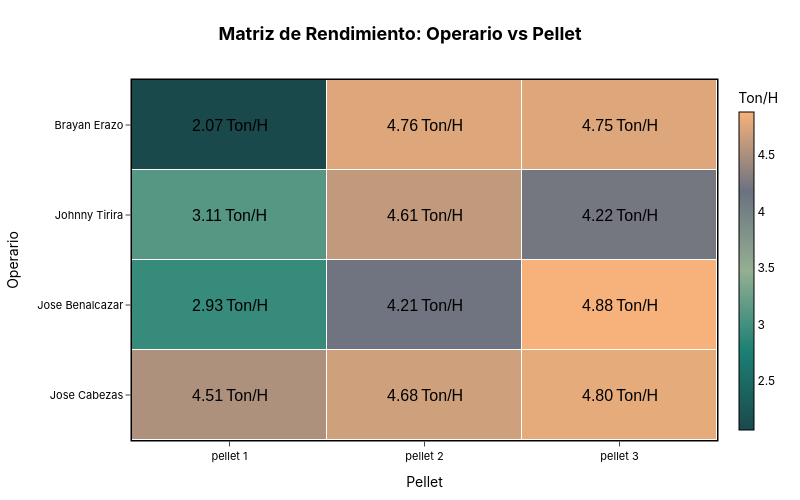

This figure's notebook cell:
### Code cell
fig = plot_heatmap(
    df=prod_pel_trimmed,

    # Ejes
    x_col="pellet",
    y_col="operators",

    # Métrica Principal (Color + Centro)
    value_col="performance",
    aggfunc="mean",
    value_unit="Ton/H",
    decimals_value=2,

    # Métrica Secundaria (Esquina)
    secondary_col="quantity_tm",
    secondary_aggfunc="sum",
    secondary_prefix="Tons: ",
    secondary_position="bottom", # La etiqueta pequeña va abajo
    show_secondary_labels=False,


    # Estética
    colorscale=corporate_colorway,
    center_font_size=16,
    secondary_font_size=10,
    title="Matriz de Rendimiento: Operario vs Pellet",
    transparent_bg=True,
     x_title="Pellet",
    y_title='Operario'
)
fig.show()
s3.save_plotly_html(fig, "heatmap_rendimiento.html")

### Figure 1 — Plotly figure (JSON) as saved in the notebook; plotly's stock layout.template omitted (floating-point values rounded to 4 significant figures)
{"data": [{"colorbar": {"outlinecolor": "black", "outlinewidth": 1, "thickness": 15, "tickfont": {"color": "black"}, "title": {"font": {"color": "black"}, "text": "Ton/H"}}, "colorscale": [[0, "#1A494C"], [0.25, "#1C8074"], [0.5, "#94AF92"], [0.75, "#6B7280"], [1, "#F6B27A"]], "customdata": [[8, 1563, 1444], [429, 89, 114], [848, 103, 84], [23, 1241, 1073]], "hovertemplate": "<b>Pellet:</b> %{x}<br><b>Operario:</b> %{y}<br><b>performance:</b> %{text}<br><b>quantity_tm:</b> %{customdata:.1f}<extra></extra>", "text": [["2.07 Ton/H", "4.76 Ton/H", "4.75 Ton/H"], ["3.11 Ton/H", "4.61 Ton/H", "4.22 Ton/H"], ["2.93 Ton/H", "4.21 Ton/H", "4.88 Ton/H"], ["4.51 Ton/H", "4.68 Ton/H", "4.80 Ton/H"]], "type": "heatmap", "x": ["pellet 1", "pellet 2", "pellet 3"], "xgap": 1, "y": ["Brayan Erazo", "Johnny Tirira", "Jose Benalcazar", "Jose Cabezas"], "ygap": 1, "z": [[2.069, 4.756, 4.754], [3.109, 4.613, 4.223], [2.93, 4.206, 4.883], [4.514, 4.682, 4.801]], "zmax": 4.883, "zmin": 2.069}], "layout": {"annotations": [{"font": {"color": "black", "family": "Arial", "size": 16}, "showarrow": false, "text": "2.07 Ton/H", "x": "pellet 1", "y": "Brayan Erazo"}, {"font": {"color": "black", "family": "Arial", "size": 16}, "showarrow": false, "text": "4.76 Ton/H", "x": "pellet 2", "y": "Brayan Erazo"}, {"font": {"color": "black", "family": "Arial", "size": 16}, "showarrow": false, "text": "4.75 Ton/H", "x": "pellet 3", "y": "Brayan Erazo"}, {"font": {"color": "black", "family": "Arial", "size": 16}, "showarrow": false, "text": "3.11 Ton/H", "x": "pellet 1", "y": "Johnny Tirira"}, {"font": {"color": "black", "family": "Arial", "size": 16}, "showarrow": false, "text": "4.61 Ton/H", "x": "pellet 2", "y": "Johnny Tirira"}, {"font": {"color": "black", "family": "Arial", "size": 16}, "showarrow": false, "text": "4.22 Ton/H", "x": "pellet 3", "y": "Johnny Tirira"}, {"font": {"color": "black", "family": "Arial", "size": 16}, "showarrow": false, "text": "2.93 Ton/H", "x": "pellet 1", "y": "Jose Benalcazar"}, {"font": {"color": "black", "family": "Arial", "size": 16}, "showarrow": false, "text": "4.21 Ton/H", "x": "pellet 2", "y": "Jose Benalcazar"}, {"font": {"color": "black", "family": "Arial", "size": 16}, "showarrow": false, "text": "4.88 Ton/H", "x": "pellet 3", "y": "Jose Benalcazar"}, {"font": {"color": "black", "family": "Arial", "size": 16}, "showarrow": false, "text": "4.51 Ton/H", "x": "pellet 1", "y": "Jose Cabezas"}, {"font": {"color": "black", "family": "Arial", "size": 16}, "showarrow": false, "text": "4.68 Ton/H", "x": "pellet 2", "y": "Jose Cabezas"}, {"font": {"color": "black", "family": "Arial", "size": 16}, "showarrow": false, "text": "4.80 Ton/H", "x": "pellet 3", "y": "Jose Cabezas"}], "font": {"color": "black", "family": "Inter, Arial, sans-serif"}, "height": 500, "margin": {"b": 60, "l": 60, "r": 60, "t": 80}, "paper_bgcolor": "rgba(0,0,0,0)", "plot_bgcolor": "rgba(0,0,0,0)", "title": {"font": {"color": "black", "size": 18}, "text": "<b>Matriz de Rendimiento: Operario vs Pellet<b>", "x": 0.5}, "width": 800, "xaxis": {"gridcolor": "rgba(0,0,0,0)", "linecolor": "black", "linewidth": 1.5, "mirror": true, "showline": true, "side": "bottom", "tickfont": {"color": "black", "size": 11}, "ticklen": 5, "ticks": "outside", "title": {"text": "Pellet"}}, "yaxis": {"autorange": "reversed", "gridcolor": "rgba(0,0,0,0)", "linecolor": "black", "linewidth": 1.5, "mirror": true, "showline": true, "tickfont": {"color": "black", "size": 11}, "ticklen": 5, "ticks": "outside", "title": {"text": "Operario"}}}}
